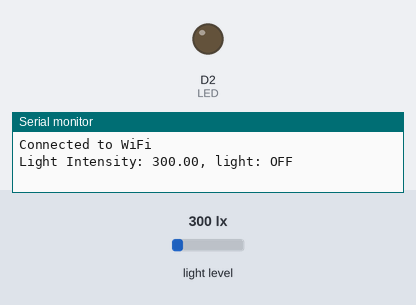
The sketch below on a simulated Arduino MKR. Shown: output pins drawn as LEDs (lit = HIGH), the last lines printed to the serial monitor. The inputs (shaded band) are chosen by the test bench; at power-on: light level 300 lx. WiFi joins after 1.5 s; servers stay silent unless stated; web services answer with replies made up by the test bench.

Above: at 4.7 s.
4.8 s: light level set to 470 lx
14.7 s: light level set to 528 lx
At 24.7 s:
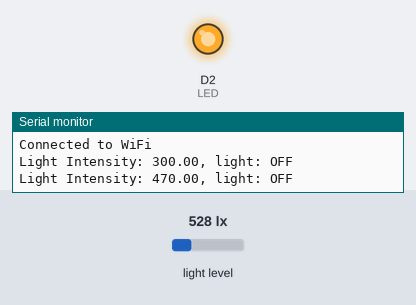
27.0 s: light level set to 40 lx
At 27.9 s:
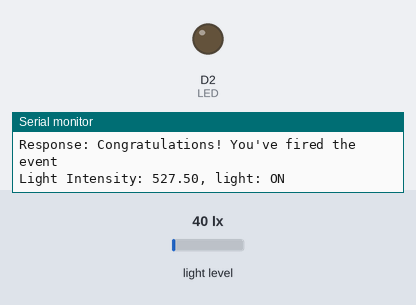
Timing chart, 0 to 30.0 s (numbered marks = the images above; inputs shaded):
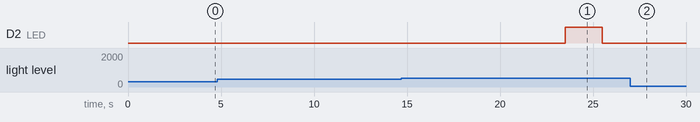

Measured:
- the behaviour switches between 500 and 501 lx on light level (found by bisection; images 0 and 1)
- after the input at 14.7 s, D2 (LED): LOW → HIGH after 8.8 s, → LOW 2.0 s later
- after the input at 27.0 s, D2 (LED): stays LOW (without the input it goes to HIGH after 10.7 s)

The sketch:

3.2C.ino
```cpp
#include <SPI.h>
#include <WiFiNINA.h>
#include <ArduinoHttpClient.h>
#include <hp_BH1750.h>
hp_BH1750 sensor;

int LED = 2;

// Replace with your Wi-Fi credentials
char ssid[] = "FTTH-C997";
char pass[] = "rrrrrrrr";

// IFTTT Webhook details
const char* IFTTT_HOST = "maker.ifttt.com";
const int IFTTT_PORT = 80;
const char* IFTTT_EVENT = "light_detected";
const char* IFTTT_KEY = "kgyWcQftGBlYHU7wfCjtwx3sFeixWhr2kH7CCFx6E1b";

// Light level threshold (adjust as needed)
const int threshold = 500;

WiFiClient wifiClient;
HttpClient client = HttpClient(wifiClient, IFTTT_HOST, IFTTT_PORT);

void setup() {
  Serial.begin(9600);
  delay(2000);

  pinMode(LED, OUTPUT);
  sensor.begin(BH1750_TO_GROUND);
  sensor.start();

  // Connect to Wi-Fi
  while (WiFi.begin(ssid, pass) != WL_CONNECTED) {
    Serial.println("Connecting to WiFi...");
    delay(1000);
  }
  Serial.println("Connected to WiFi");
}

void loop() {
  onLightSensorChange();
  delay(5000); // Wait for a minute before checking again

}

void onlightChange(){
  digitalWrite(LED, HIGH);
  delay(2000);

  digitalWrite(LED, LOW);
  delay(2000);
}

void sendToIFTTT(String value) {
  String url = "/trigger/Light_detected/with/key/kgyWcQftGBlYHU7wfCjtwx3sFeixWhr2kH7CCFx6E1b";
  String json = "{\"value1\":\"" + value + "\"}";

  client.beginRequest();
  client.post(url);
  client.sendHeader("Content-Type", "application/json");
  client.sendHeader("Content-Length", json.length());
  client.beginBody();
  client.print(json);
  client.endRequest();

  int statusCode = client.responseStatusCode();
  String response = client.responseBody();

  Serial.print("IFTTT Response Code: ");
  Serial.println(statusCode);
  Serial.print("Response: ");
  Serial.println(response);
}

void onLightSensorChange(){
  if (sensor.hasValue())
  {
    float lightSensor = sensor.getLux();
    bool light;
    if (lightSensor > 500)
    {
      light = true;
      onlightChange();
      sendToIFTTT("lightDetected");

      Serial.print("Light Intensity: ");
      Serial.print(lightSensor);
      Serial.println(", light: ON");
    }
    else
    {
      light = false;
      digitalWrite(LED, LOW);
      Serial.print("Light Intensity: ");
      Serial.print(lightSensor);
      Serial.println(", light: OFF");
    }

    delay(5000);
    sensor.start();
}
}
```
